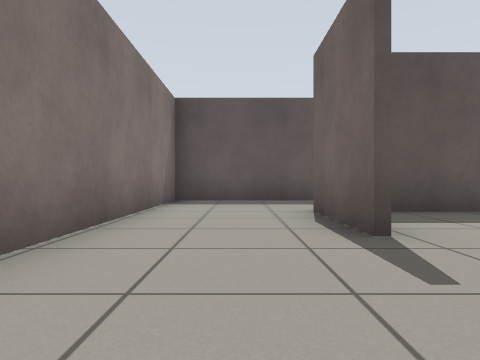
View 1 (above)

18 first-person views from a walk through a world built for the Gazebo simulator. The camera is 0.5 m above the floor, looks level and sees 70° across. The floor is counted in squares, 1 m on a side. Each view is taken from the middle of a square. On the plan, view 1 faces up. The plan holds only what a view shows up to about 9 squares ahead; the rest is blank. The place goes on beyond the plan. The robots in the file are not drawn.

View 2
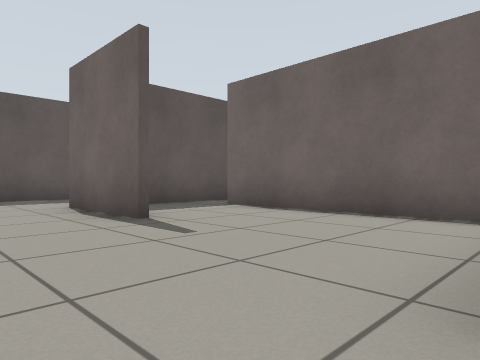

View 3
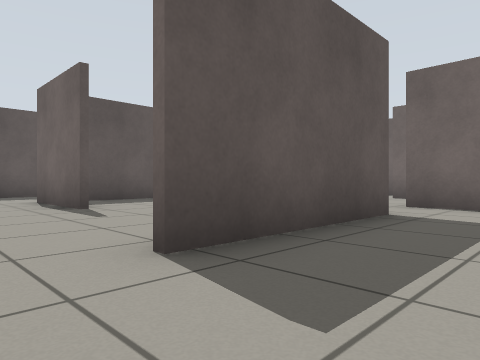

View 4
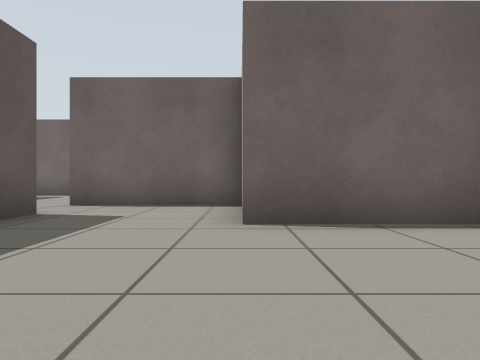

View 5
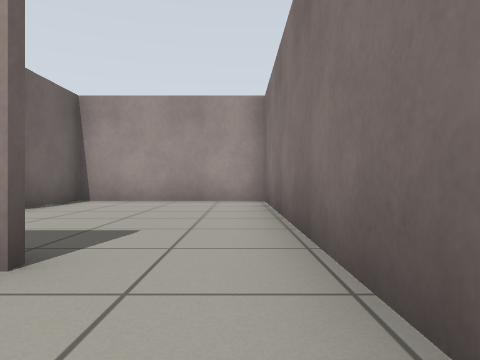

View 6
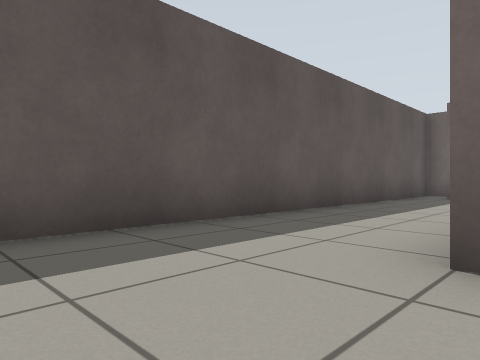

View 7
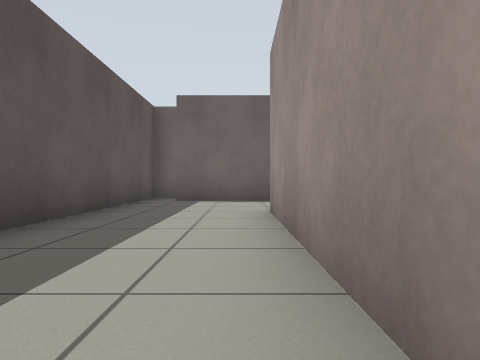

View 8
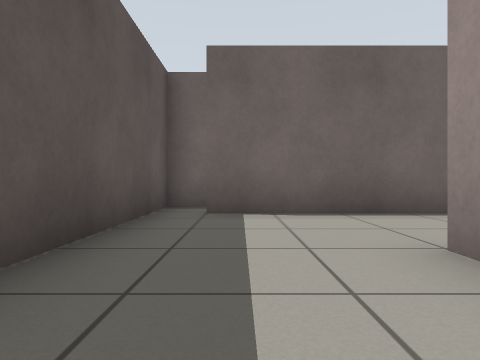

View 9
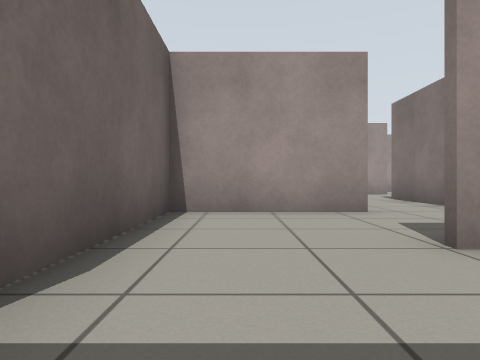

View 10
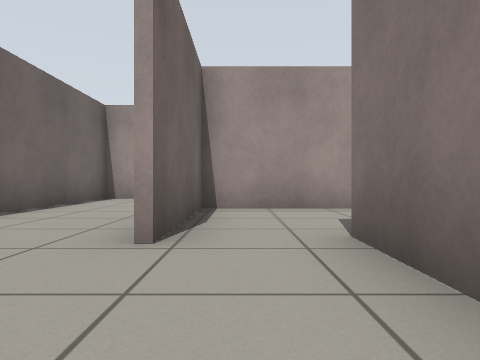

View 11
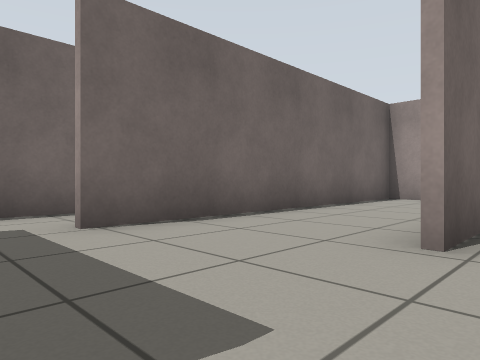

View 12
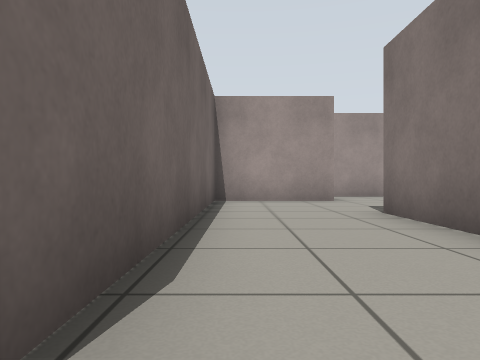

View 13
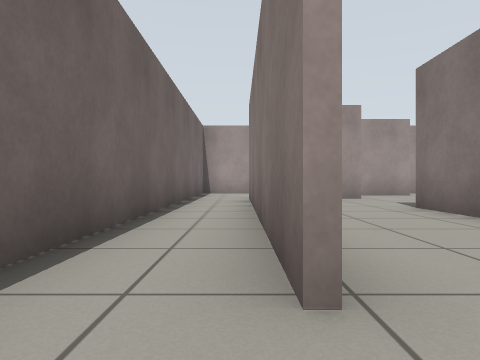

View 14
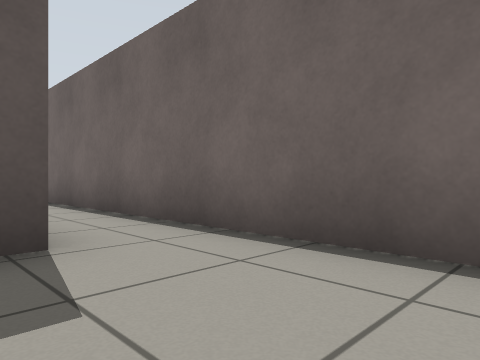

View 15
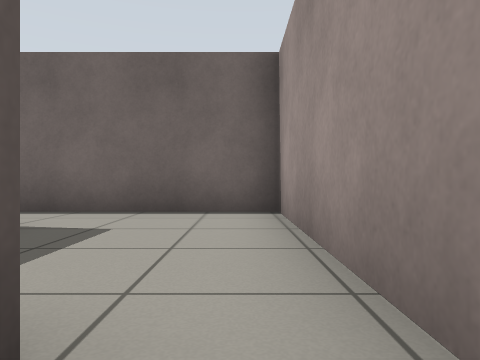

View 16
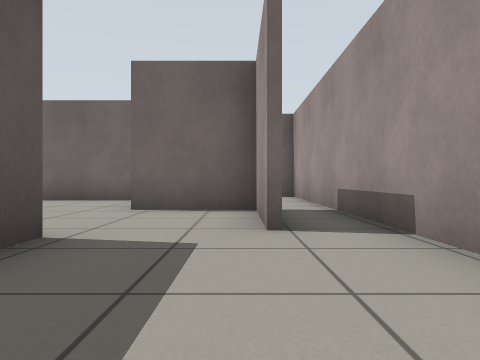

View 17
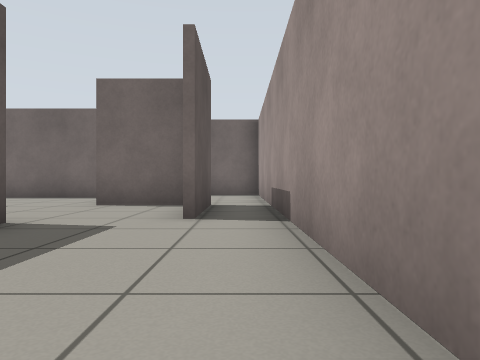

View 18
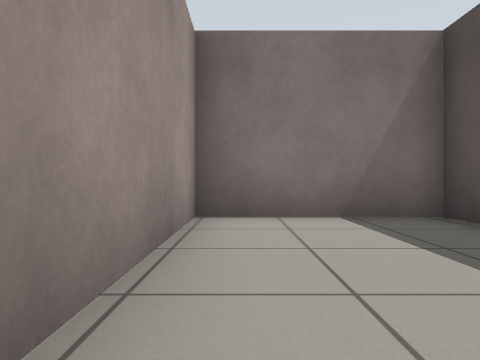

### Floor plan
Key: @ floor where view 1 was taken; # wall or solid block; x gap in a wall; . floor.
Columns run from 2 left of view 1 to 11 right of it. Each row starts with its distance up from view 1.
  9 ##############
  8 #............#
  7 #..........#
  6 #..........#
  5 #..######..#
  4 #..#..x....#
  3 #.....#...##
  2 #.....#.###.
  1 #.....#......#
  0 #.@...#....#.#
 -1 #..####.#..#.#
 -2 #.......#..#.#
 -3 #.......#..#.#
 -4 #....####..#.#
 -5 #....#.....#.#
 -6 #....#.....#.#
 -7 ######..####.#
 -8 #.......#....#
 -9 #.....###....#
-10 #............#
-11 ##############

Positions as (right, up) in squares from view 1, and headings:
1: (0, 0), facing up
2: (-1, -1), facing up-right
3: (-1, -3), facing up-right
4: (-1, -4), facing right
5: (-1, 1), facing down
6: (-1, 5), facing up-right
7: (1, 6), facing right
8: (4, 7), facing right
9: (8, 8), facing down
10: (5, 2), facing down
11: (5, 2), facing down-right
12: (8, 1), facing down
13: (9, 2), facing down
14: (8, -10), facing up-right
15: (5, -10), facing right
16: (0, -9), facing right
17: (-1, -10), facing right
18: (3, -10), facing left
